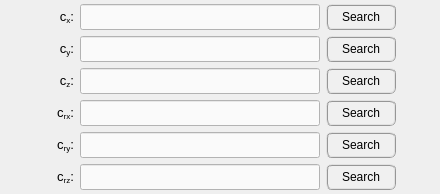
                   <widget class="QWidget" name="tab_damper_table">
                    <attribute name="title">
                     <string>Damper</string>
                    </attribute>
                    <layout class="QGridLayout" name="gridLayout_17">
                     <property name="leftMargin">
                      <number>4</number>
                     </property>
                     <property name="topMargin">
                      <number>4</number>
                     </property>
                     <property name="rightMargin">
                      <number>4</number>
                     </property>
                     <property name="bottomMargin">
                      <number>4</number>
                     </property>
                     <item row="0" column="4">
                      <spacer name="horizontalSpacer_21">
                       <property name="orientation">
                        <enum>Qt::Horizontal</enum>
                       </property>
                       <property name="sizeHint" stdset="0">
                        <size>
                         <width>40</width>
                         <height>20</height>
                        </size>
                       </property>
                      </spacer>
                     </item>
                     <item row="0" column="1">
                      <widget class="QLabel" name="label_138">
                       <property name="enabled">
                        <bool>true</bool>
                       </property>
                       <property name="minimumSize">
                        <size>
                         <width>30</width>
                         <height>26</height>
                        </size>
                       </property>
                       <property name="maximumSize">
                        <size>
                         <width>30</width>
                         <height>26</height>
                        </size>
                       </property>
                       <property name="font">
                        <font>
                         <pointsize>10</pointsize>
                        </font>
                       </property>
                       <property name="mouseTracking">
                        <bool>true</bool>
                       </property>
                       <property name="text">
                        <string>&lt;html&gt;&lt;head/&gt;&lt;body&gt;&lt;p align=&quot;right&quot;&gt;c&lt;span style=&quot; vertical-align:sub;&quot;&gt;x&lt;/span&gt;:&lt;/p&gt;&lt;/body&gt;&lt;/html&gt;</string>
                       </property>
                       <property name="alignment">
                        <set>Qt::AlignCenter</set>
                       </property>
                      </widget>
                     </item>
                     <item row="0" column="2">
                      <widget class="QLineEdit" name="lineEdit_path_table_Cx">
                       <property name="enabled">
                        <bool>true</bool>
                       </property>
                       <property name="minimumSize">
                        <size>
                         <width>240</width>
                         <height>26</height>
                        </size>
                       </property>
                       <property name="maximumSize">
                        <size>
                         <width>250</width>
                         <height>26</height>
                        </size>
                       </property>
                       <property name="sizeIncrement">
                        <size>
                         <width>0</width>
                         <height>0</height>
                        </size>
                       </property>
                       <property name="font">
                        <font>
                         <pointsize>9</pointsize>
                        </font>
                       </property>
                       <property name="styleSheet">
                        <string notr="true">QLineEdit{color: rgb(0, 0, 0); background-color: rgb(250, 250, 250)}
QLineEdit:disabled{color: rgb(100, 100, 100); background-color: rgb(240, 240, 240)}</string>
                       </property>
                       <property name="alignment">
                        <set>Qt::AlignCenter</set>
                       </property>
                      </widget>
                     </item>
                     <item row="0" column="3">
                      <widget class="QPushButton" name="pushButton_load_Cx_table">
                       <property name="enabled">
                        <bool>true</bool>
                       </property>
                       <property name="sizePolicy">
                        <sizepolicy hsizetype="Expanding" vsizetype="Fixed">
                         <horstretch>0</horstretch>
                         <verstretch>0</verstretch>
                        </sizepolicy>
                       </property>
                       <property name="minimumSize">
                        <size>
                         <width>70</width>
                         <height>26</height>
                        </size>
                       </property>
                       <property name="maximumSize">
                        <size>
                         <width>70</width>
                         <height>16777215</height>
                        </size>
                       </property>
                       <property name="styleSheet">
                        <string notr="true">QPushButton{border-radius: 6px; border-color: rgb(150, 150, 150); border-style: ridge; border-width: 2px; color: rgb(0, 0, 0); background-color: rgb(240, 240, 240)}
QPushButton:hover{border-radius: 6px; border-color: rgb(0, 170, 255); border-style: ridge; border-width: 2px; color: rgb(0, 0, 0); background-color: rgba(174, 213, 255, 100)}
QPushButton:pressed{border-radius: 6px; border-color: rgb(0, 170, 255); border-style: ridge; border-width: 2px; color: rgb(0, 0, 0); background-color: rgb(174, 213, 255)}
QPushButton:disabled{border-radius: 6px; border-color: rgb(150, 150, 150); border-style: ridge; border-width: 0px; color: rgb(150,150, 150); background-color: rgb(220, 220, 220)}</string>
                       </property>
                       <property name="text">
                        <string>Search</string>
                       </property>
                      </widget>
                     </item>
                     <item row="1" column="1">
                      <widget class="QLabel" name="label_133">
                       <property name="enabled">
                        <bool>true</bool>
                       </property>
                       <property name="minimumSize">
                        <size>
                         <width>30</width>
                         <height>26</height>
                        </size>
                       </property>
                       <property name="maximumSize">
                        <size>
                         <width>30</width>
                         <height>26</height>
                        </size>
                       </property>
                       <property name="font">
                        <font>
                         <pointsize>10</pointsize>
                        </font>
                       </property>
                       <property name="mouseTracking">
                        <bool>true</bool>
                       </property>
                       <property name="text">
                        <string>&lt;html&gt;&lt;head/&gt;&lt;body&gt;&lt;p align=&quot;right&quot;&gt;c&lt;span style=&quot; vertical-align:sub;&quot;&gt;y&lt;/span&gt;:&lt;/p&gt;&lt;/body&gt;&lt;/html&gt;</string>
                       </property>
                       <property name="alignment">
                        <set>Qt::AlignCenter</set>
                       </property>
                      </widget>
                     </item>
                     <item row="2" column="1">
                      <widget class="QLabel" name="label_136">
                       <property name="enabled">
                        <bool>true</bool>
                       </property>
                       <property name="minimumSize">
                        <size>
                         <width>30</width>
                         <height>26</height>
                        </size>
                       </property>
                       <property name="maximumSize">
                        <size>
                         <width>30</width>
                         <height>26</height>
                        </size>
                       </property>
                       <property name="font">
                        <font>
                         <pointsize>10</pointsize>
                        </font>
                       </property>
                       <property name="mouseTracking">
                        <bool>true</bool>
                       </property>
                       <property name="text">
                        <string>&lt;html&gt;&lt;head/&gt;&lt;body&gt;&lt;p align=&quot;right&quot;&gt;c&lt;span style=&quot; vertical-align:sub;&quot;&gt;z&lt;/span&gt;:&lt;/p&gt;&lt;/body&gt;&lt;/html&gt;</string>
                       </property>
                       <property name="alignment">
                        <set>Qt::AlignCenter</set>
                       </property>
                      </widget>
                     </item>
                     <item row="1" column="2">
                      <widget class="QLineEdit" name="lineEdit_path_table_Cy">
                       <property name="enabled">
                        <bool>true</bool>
                       </property>
                       <property name="minimumSize">
                        <size>
                         <width>240</width>
                         <height>26</height>
                        </size>
                       </property>
                       <property name="maximumSize">
                        <size>
                         <width>250</width>
                         <height>26</height>
                        </size>
                       </property>
                       <property name="sizeIncrement">
                        <size>
                         <width>0</width>
                         <height>0</height>
                        </size>
                       </property>
                       <property name="font">
                        <font>
                         <pointsize>9</pointsize>
                        </font>
                       </property>
                       <property name="styleSheet">
                        <string notr="true">QLineEdit{color: rgb(0, 0, 0); background-color: rgb(250, 250, 250)}
QLineEdit:disabled{color: rgb(100, 100, 100); background-color: rgb(240, 240, 240)}</string>
                       </property>
                       <property name="alignment">
                        <set>Qt::AlignCenter</set>
                       </property>
                      </widget>
                     </item>
                     <item row="1" column="3">
                      <widget class="QPushButton" name="pushButton_load_Cy_table">
                       <property name="enabled">
                        <bool>true</bool>
                       </property>
                       <property name="sizePolicy">
                        <sizepolicy hsizetype="Expanding" vsizetype="Fixed">
                         <horstretch>0</horstretch>
                         <verstretch>0</verstretch>
                        </sizepolicy>
                       </property>
                       <property name="minimumSize">
                        <size>
                         <width>70</width>
                         <height>26</height>
                        </size>
                       </property>
                       <property name="maximumSize">
                        <size>
                         <width>70</width>
                         <height>16777215</height>
                        </size>
                       </property>
                       <property name="styleSheet">
                        <string notr="true">QPushButton{border-radius: 6px; border-color: rgb(150, 150, 150); border-style: ridge; border-width: 2px; color: rgb(0, 0, 0); background-color: rgb(240, 240, 240)}
QPushButton:hover{border-radius: 6px; border-color: rgb(0, 170, 255); border-style: ridge; border-width: 2px; color: rgb(0, 0, 0); background-color: rgba(174, 213, 255, 100)}
QPushButton:pressed{border-radius: 6px; border-color: rgb(0, 170, 255); border-style: ridge; border-width: 2px; color: rgb(0, 0, 0); background-color: rgb(174, 213, 255)}
QPushButton:disabled{border-radius: 6px; border-color: rgb(150, 150, 150); border-style: ridge; border-width: 0px; color: rgb(150,150, 150); background-color: rgb(220, 220, 220)}</string>
                       </property>
                       <property name="text">
                        <string>Search</string>
                       </property>
                      </widget>
                     </item>
                     <item row="2" column="2">
                      <widget class="QLineEdit" name="lineEdit_path_table_Cz">
                       <property name="enabled">
                        <bool>true</bool>
                       </property>
                       <property name="minimumSize">
                        <size>
                         <width>240</width>
                         <height>26</height>
                        </size>
                       </property>
                       <property name="maximumSize">
                        <size>
                         <width>250</width>
                         <height>26</height>
                        </size>
                       </property>
                       <property name="sizeIncrement">
                        <size>
                         <width>0</width>
                         <height>0</height>
                        </size>
                       </property>
                       <property name="font">
                        <font>
                         <pointsize>9</pointsize>
                        </font>
                       </property>
                       <property name="styleSheet">
                        <string notr="true">QLineEdit{color: rgb(0, 0, 0); background-color: rgb(250, 250, 250)}
QLineEdit:disabled{color: rgb(100, 100, 100); background-color: rgb(240, 240, 240)}</string>
                       </property>
                       <property name="alignment">
                        <set>Qt::AlignCenter</set>
                       </property>
                      </widget>
                     </item>
                     <item row="2" column="3">
                      <widget class="QPushButton" name="pushButton_load_Cz_table">
                       <property name="enabled">
                        <bool>true</bool>
                       </property>
                       <property name="sizePolicy">
                        <sizepolicy hsizetype="Expanding" vsizetype="Fixed">
                         <horstretch>0</horstretch>
                         <verstretch>0</verstretch>
                        </sizepolicy>
                       </property>
                       <property name="minimumSize">
                        <size>
                         <width>70</width>
                         <height>26</height>
                        </size>
                       </property>
                       <property name="maximumSize">
                        <size>
                         <width>70</width>
                         <height>16777215</height>
                        </size>
                       </property>
                       <property name="styleSheet">
                        <string notr="true">QPushButton{border-radius: 6px; border-color: rgb(150, 150, 150); border-style: ridge; border-width: 2px; color: rgb(0, 0, 0); background-color: rgb(240, 240, 240)}
QPushButton:hover{border-radius: 6px; border-color: rgb(0, 170, 255); border-style: ridge; border-width: 2px; color: rgb(0, 0, 0); background-color: rgba(174, 213, 255, 100)}
QPushButton:pressed{border-radius: 6px; border-color: rgb(0, 170, 255); border-style: ridge; border-width: 2px; color: rgb(0, 0, 0); background-color: rgb(174, 213, 255)}
QPushButton:disabled{border-radius: 6px; border-color: rgb(150, 150, 150); border-style: ridge; border-width: 0px; color: rgb(150,150, 150); background-color: rgb(220, 220, 220)}</string>
                       </property>
                       <property name="text">
                        <string>Search</string>
                       </property>
                      </widget>
                     </item>
                     <item row="3" column="3">
                      <widget class="QPushButton" name="pushButton_load_Crx_table">
                       <property name="enabled">
                        <bool>true</bool>
                       </property>
                       <property name="sizePolicy">
                        <sizepolicy hsizetype="Expanding" vsizetype="Fixed">
                         <horstretch>0</horstretch>
                         <verstretch>0</verstretch>
                        </sizepolicy>
                       </property>
                       <property name="minimumSize">
                        <size>
                         <width>70</width>
                         <height>26</height>
                        </size>
                       </property>
                       <property name="maximumSize">
                        <size>
                         <width>70</width>
                         <height>16777215</height>
                        </size>
                       </property>
                       <property name="styleSheet">
                        <string notr="true">QPushButton{border-radius: 6px; border-color: rgb(150, 150, 150); border-style: ridge; border-width: 2px; color: rgb(0, 0, 0); background-color: rgb(240, 240, 240)}
QPushButton:hover{border-radius: 6px; border-color: rgb(0, 170, 255); border-style: ridge; border-width: 2px; color: rgb(0, 0, 0); background-color: rgba(174, 213, 255, 100)}
QPushButton:pressed{border-radius: 6px; border-color: rgb(0, 170, 255); border-style: ridge; border-width: 2px; color: rgb(0, 0, 0); background-color: rgb(174, 213, 255)}
QPushButton:disabled{border-radius: 6px; border-color: rgb(150, 150, 150); border-style: ridge; border-width: 0px; color: rgb(150,150, 150); background-color: rgb(220, 220, 220)}</string>
                       </property>
                       <property name="text">
                        <string>Search</string>
                       </property>
                      </widget>
                     </item>
                     <item row="4" column="1">
                      <widget class="QLabel" name="label_139">
                       <property name="enabled">
                        <bool>true</bool>
                       </property>
                       <property name="minimumSize">
                        <size>
                         <width>30</width>
                         <height>26</height>
                        </size>
                       </property>
                       <property name="maximumSize">
                        <size>
                         <width>30</width>
                         <height>26</height>
                        </size>
                       </property>
                       <property name="font">
                        <font>
                         <pointsize>10</pointsize>
                        </font>
                       </property>
                       <property name="mouseTracking">
                        <bool>true</bool>
                       </property>
                       <property name="text">
                        <string>&lt;html&gt;&lt;head/&gt;&lt;body&gt;&lt;p align=&quot;right&quot;&gt;c&lt;span style=&quot; vertical-align:sub;&quot;&gt;ry&lt;/span&gt;:&lt;/p&gt;&lt;/body&gt;&lt;/html&gt;</string>
                       </property>
                       <property name="alignment">
                        <set>Qt::AlignCenter</set>
                       </property>
                      </widget>
                     </item>
                     <item row="4" column="2">
                      <widget class="QLineEdit" name="lineEdit_path_table_Cry">
                       <property name="enabled">
                        <bool>true</bool>
                       </property>
                       <property name="minimumSize">
                        <size>
                         <width>240</width>
                         <height>26</height>
                        </size>
                       </property>
                       <property name="maximumSize">
                        <size>
                         <width>250</width>
                         <height>26</height>
                        </size>
                       </property>
                       <property name="sizeIncrement">
                        <size>
                         <width>0</width>
                         <height>0</height>
                        </size>
                       </property>
                       <property name="font">
                        <font>
                         <pointsize>9</pointsize>
                        </font>
                       </property>
                       <property name="styleSheet">
                        <string notr="true">QLineEdit{color: rgb(0, 0, 0); background-color: rgb(250, 250, 250)}
QLineEdit:disabled{color: rgb(100, 100, 100); background-color: rgb(240, 240, 240)}</string>
                       </property>
                       <property name="alignment">
                        <set>Qt::AlignCenter</set>
                       </property>
                      </widget>
                     </item>
                     <item row="3" column="1">
                      <widget class="QLabel" name="label_137">
                       <property name="enabled">
                        <bool>true</bool>
                       </property>
                       <property name="minimumSize">
                        <size>
                         <width>30</width>
                         <height>26</height>
                        </size>
                       </property>
                       <property name="maximumSize">
                        <size>
                         <width>30</width>
                         <height>26</height>
                        </size>
                       </property>
                       <property name="font">
                        <font>
                         <pointsize>10</pointsize>
                        </font>
                       </property>
                       <property name="mouseTracking">
                        <bool>true</bool>
                       </property>
                       <property name="text">
                        <string>&lt;html&gt;&lt;head/&gt;&lt;body&gt;&lt;p align=&quot;right&quot;&gt;c&lt;span style=&quot; vertical-align:sub;&quot;&gt;rx&lt;/span&gt;:&lt;/p&gt;&lt;/body&gt;&lt;/html&gt;</string>
                       </property>
                       <property name="alignment">
                        <set>Qt::AlignCenter</set>
                       </property>
                      </widget>
                     </item>
                     <item row="3" column="2">
                      <widget class="QLineEdit" name="lineEdit_path_table_Crx">
                       <property name="enabled">
                        <bool>true</bool>
                       </property>
                       <property name="minimumSize">
                        <size>
                         <width>240</width>
                         <height>26</height>
                        </size>
                       </property>
                       <property name="maximumSize">
                        <size>
                         <width>250</width>
                         <height>26</height>
                        </size>
                       </property>
                       <property name="sizeIncrement">
                        <size>
                         <width>0</width>
                         <height>0</height>
                        </size>
                       </property>
                       <property name="font">
                        <font>
                         <pointsize>9</pointsize>
                        </font>
                       </property>
                       <property name="styleSheet">
                        <string notr="true">QLineEdit{color: rgb(0, 0, 0); background-color: rgb(250, 250, 250)}
QLineEdit:disabled{color: rgb(100, 100, 100); background-color: rgb(240, 240, 240)}</string>
                       </property>
                       <property name="alignment">
                        <set>Qt::AlignCenter</set>
                       </property>
                      </widget>
                     </item>
                     <item row="4" column="3">
                      <widget class="QPushButton" name="pushButton_load_Cry_table">
                       <property name="enabled">
                        <bool>true</bool>
                       </property>
                       <property name="sizePolicy">
                        <sizepolicy hsizetype="Expanding" vsizetype="Fixed">
                         <horstretch>0</horstretch>
                         <verstretch>0</verstretch>
                        </sizepolicy>
                       </property>
                       <property name="minimumSize">
                        <size>
                         <width>70</width>
                         <height>26</height>
                        </size>
                       </property>
                       <property name="maximumSize">
                        <size>
                         <width>70</width>
                         <height>16777215</height>
                        </size>
                       </property>
                       <property name="styleSheet">
                        <string notr="true">QPushButton{border-radius: 6px; border-color: rgb(150, 150, 150); border-style: ridge; border-width: 2px; color: rgb(0, 0, 0); background-color: rgb(240, 240, 240)}
QPushButton:hover{border-radius: 6px; border-color: rgb(0, 170, 255); border-style: ridge; border-width: 2px; color: rgb(0, 0, 0); background-color: rgba(174, 213, 255, 100)}
QPushButton:pressed{border-radius: 6px; border-color: rgb(0, 170, 255); border-style: ridge; border-width: 2px; color: rgb(0, 0, 0); background-color: rgb(174, 213, 255)}
QPushButton:disabled{border-radius: 6px; border-color: rgb(150, 150, 150); border-style: ridge; border-width: 0px; color: rgb(150,150, 150); background-color: rgb(220, 220, 220)}</string>
                       </property>
                       <property name="text">
                        <string>Search</string>
                       </property>
                      </widget>
                     </item>
                     <item row="5" column="1">
                      <widget class="QLabel" name="label_120">
                       <property name="enabled">
                        <bool>true</bool>
                       </property>
                       <property name="minimumSize">
                        <size>
                         <width>30</width>
                         <height>26</height>
                        </size>
                       </property>
                       <property name="maximumSize">
                        <size>
                         <width>30</width>
                         <height>26</height>
                        </size>
                       </property>
                       <property name="font">
                        <font>
                         <pointsize>10</pointsize>
                        </font>
                       </property>
                       <property name="mouseTracking">
                        <bool>true</bool>
                       </property>
                       <property name="text">
                        <string>&lt;html&gt;&lt;head/&gt;&lt;body&gt;&lt;p align=&quot;right&quot;&gt;c&lt;span style=&quot; vertical-align:sub;&quot;&gt;rz&lt;/span&gt;:&lt;/p&gt;&lt;/body&gt;&lt;/html&gt;</string>
                       </property>
                       <property name="alignment">
                        <set>Qt::AlignCenter</set>
                       </property>
                      </widget>
                     </item>
                     <item row="5" column="3">
                      <widget class="QPushButton" name="pushButton_load_Crz_table">
                       <property name="enabled">
                        <bool>true</bool>
                       </property>
                       <property name="sizePolicy">
                        <sizepolicy hsizetype="Expanding" vsizetype="Fixed">
                         <horstretch>0</horstretch>
                         <verstretch>0</verstretch>
                        </sizepolicy>
                       </property>
                       <property name="minimumSize">
                        <size>
                         <width>70</width>
                         <height>26</height>
                        </size>
                       </property>
                       <property name="maximumSize">
                        <size>
                         <width>70</width>
                         <height>16777215</height>
                        </size>
                       </property>
                       <property name="styleSheet">
                        <string notr="true">QPushButton{border-radius: 6px; border-color: rgb(150, 150, 150); border-style: ridge; border-width: 2px; color: rgb(0, 0, 0); background-color: rgb(240, 240, 240)}
QPushButton:hover{border-radius: 6px; border-color: rgb(0, 170, 255); border-style: ridge; border-width: 2px; color: rgb(0, 0, 0); background-color: rgba(174, 213, 255, 100)}
QPushButton:pressed{border-radius: 6px; border-color: rgb(0, 170, 255); border-style: ridge; border-width: 2px; color: rgb(0, 0, 0); background-color: rgb(174, 213, 255)}
QPushButton:disabled{border-radius: 6px; border-color: rgb(150, 150, 150); border-style: ridge; border-width: 0px; color: rgb(150,150, 150); background-color: rgb(220, 220, 220)}</string>
                       </property>
                       <property name="text">
                        <string>Search</string>
                       </property>
                      </widget>
                     </item>
                     <item row="5" column="2">
                      <widget class="QLineEdit" name="lineEdit_path_table_Crz">
                       <property name="enabled">
                        <bool>true</bool>
                       </property>
                       <property name="minimumSize">
                        <size>
                         <width>240</width>
                         <height>26</height>
                        </size>
                       </property>
                       <property name="maximumSize">
                        <size>
                         <width>250</width>
                         <height>26</height>
                        </size>
                       </property>
                       <property name="sizeIncrement">
                        <size>
                         <width>0</width>
                         <height>0</height>
                        </size>
                       </property>
                       <property name="font">
                        <font>
                         <pointsize>9</pointsize>
                        </font>
                       </property>
                       <property name="styleSheet">
                        <string notr="true">QLineEdit{color: rgb(0, 0, 0); background-color: rgb(250, 250, 250)}
QLineEdit:disabled{color: rgb(100, 100, 100); background-color: rgb(240, 240, 240)}</string>
                       </property>
                       <property name="alignment">
                        <set>Qt::AlignCenter</set>
                       </property>
                      </widget>
                     </item>
                     <item row="0" column="0">
                      <spacer name="horizontalSpacer_22">
                       <property name="orientation">
                        <enum>Qt::Horizontal</enum>
                       </property>
                       <property name="sizeHint" stdset="0">
                        <size>
                         <width>40</width>
                         <height>20</height>
                        </size>
                       </property>
                      </spacer>
                     </item>
                    </layout>
                   </widget>
